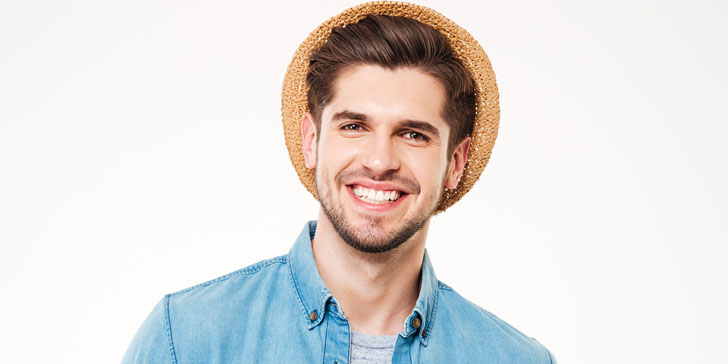
#> input picture opencv-basic/pic/x.jpg, 728 x 364 px, given in place of x.jpeg, which was not available
$ python no15-hist.py
#> lines starting #> are read from the running program, lines starting #| are printed output that depends on the picture; after the words box and inside, x2 and y2 are one past the last pixel; in counts of white or black regions, pixels touching at a corner belong together; pictures that were not available may be replaced by others from this repository, and a replacement may not be noted
import cv2
import numpy as np
# [12 lines of commented-out code are left out]
from matplotlib import pyplot as plt
# plt.hist(img.ravel(),256,[0,256])
# plt.show()

'''绘制三通道直方图'''

# [11 lines of commented-out code are left out]

'''使用掩膜'''
img = cv2.imread('pic/x.jpeg',0)
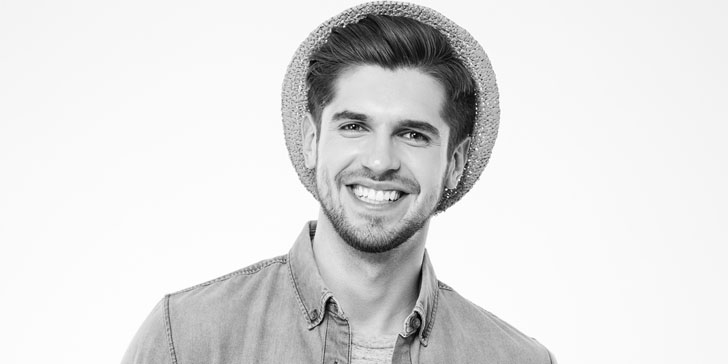
#> img: shape (364, 728); min 0, max 255, mean 222.7
mask = np.zeros(img.shape,dtype=np.uint8)
mask[100:200,100:200]=255
masked_img = cv2.bitwise_and(img,img,mask=mask)
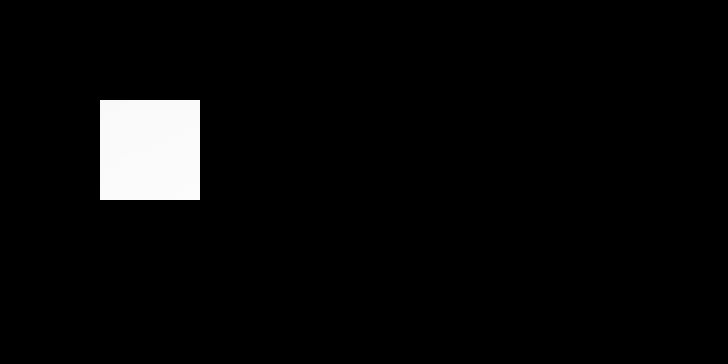
#> masked_img: shape (364, 728); min 0, max 252, mean 9.5

hist_full = cv2.calcHist([img],[0],None,[256],[0,256])
#> hist_full = 256 values, max 33067 at index 250, min 3 at index 0, mean 1035.1
hist_mask = cv2.calcHist([img],[0],mask,[256],[0,256])
#> hist_mask = 256 values, max 4824 at index 251, min 0 at index 0, mean 39.06
plt.subplot(221),plt.imshow(img,'gray')
plt.subplot(222),plt.imshow(mask,'gray')
plt.subplot(223),plt.imshow(masked_img,'gray')
plt.subplot(224),plt.plot(hist_full),plt.plot(hist_mask)
plt.xlim([0,256])
plt.show()
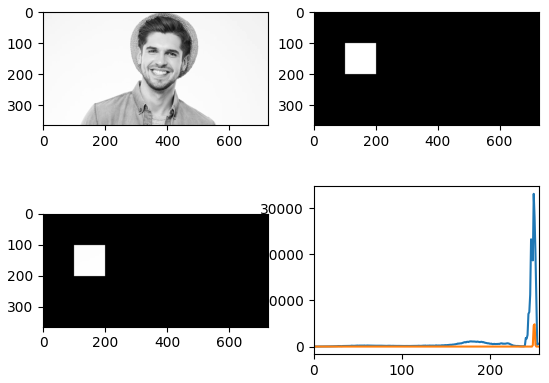
#> figure drawn by matplotlib, 4 panels; panel 4: curve peaks at x = 250, y = 33067; panel 4: curve peaks at x = 251, y = 4824

$ run again, with opencv-basic/pic/a.jpg copied over opencv-basic/pic/x.jpg
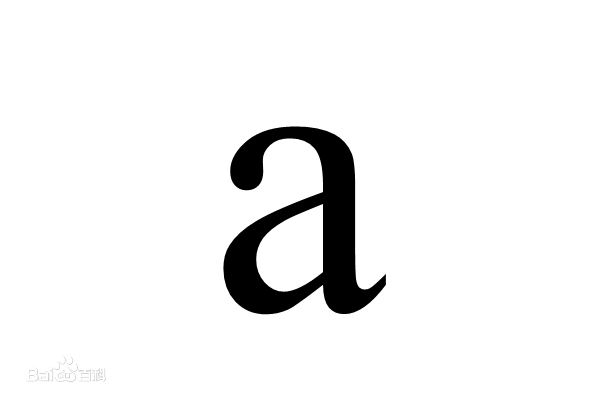
#> input picture opencv-basic/pic/a.jpg, 600 x 400 px, given in place of x.jpeg, which was not available
#> `masked_img = cv2.bitwise_and(img,img,mask=mask)`:
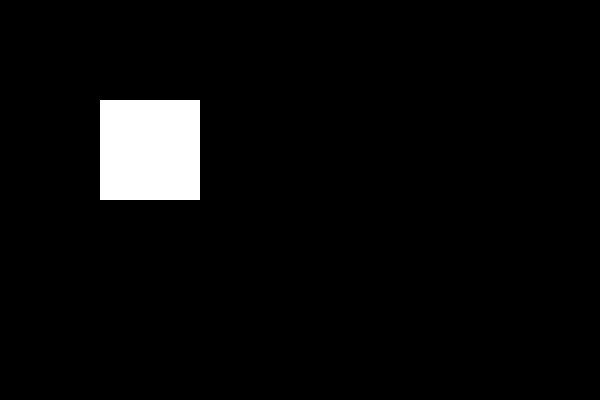
#> masked_img: shape (400, 600); 4.2% white; 1 white region, box (x1, y1, x2, y2) and area: (100, 100, 200, 200) 10000
#> hist_full = 256 values, max 225216 at index 255, min 0 at index 3, mean 937.5
#> hist_mask = 256 values from 0 to 10000
#> `plt.show()`:
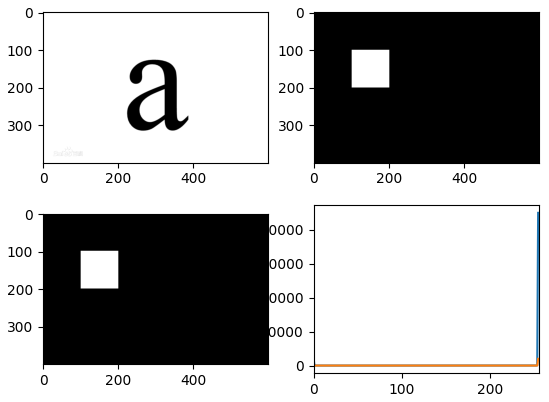
#> figure drawn by matplotlib, 4 panels; panel 4: curve peaks at x = 255, y = 225216; panel 4: curve peaks at x = 255, y = 10000

$ run again, with opencv-basic/pic/apple.jpg copied over opencv-basic/pic/x.jpg
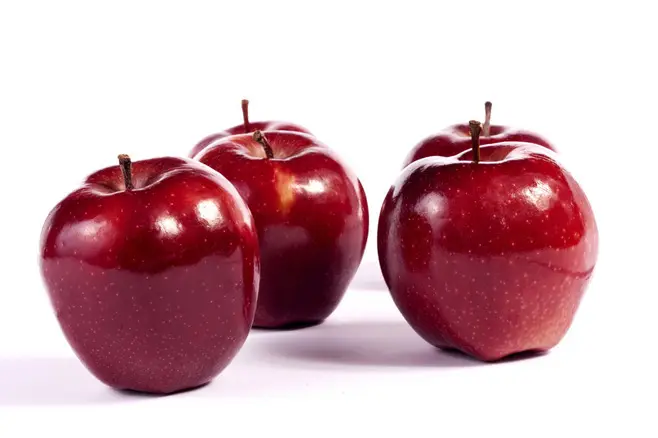
#> input picture opencv-basic/pic/apple.jpg, 658 x 438 px, given in place of x.jpeg, which was not available
#> `masked_img = cv2.bitwise_and(img,img,mask=mask)`:
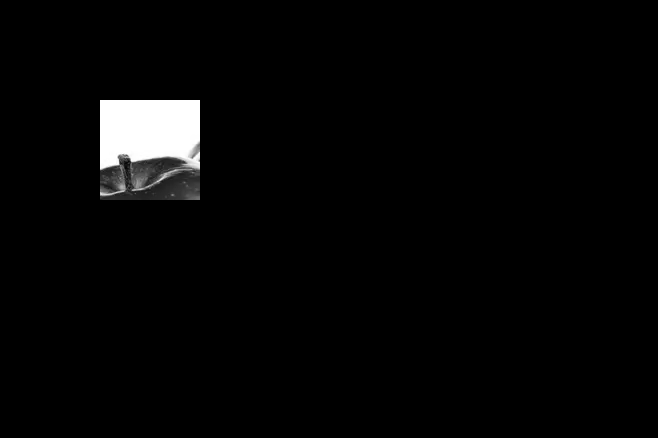
#> masked_img: shape (438, 658); min 0, max 255, mean 6.3
#> hist_full = 256 values, max 147301 at index 255, min 13 at index 0, mean 1125.8
#> hist_mask = 256 values, max 5140 at index 255, min 0 at index 0, mean 39.06
#> `plt.show()`:
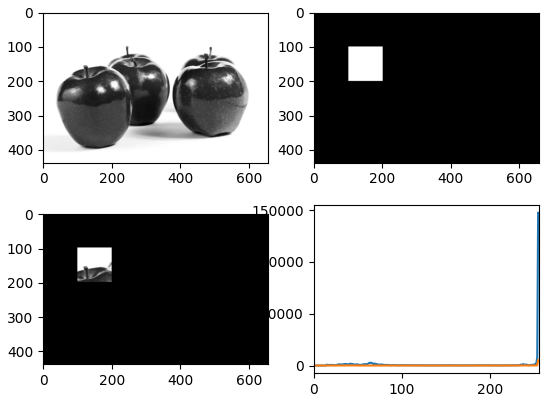
#> figure drawn by matplotlib, 4 panels; panel 4: curve peaks at x = 255, y = 147301; panel 4: curve peaks at x = 255, y = 5140
